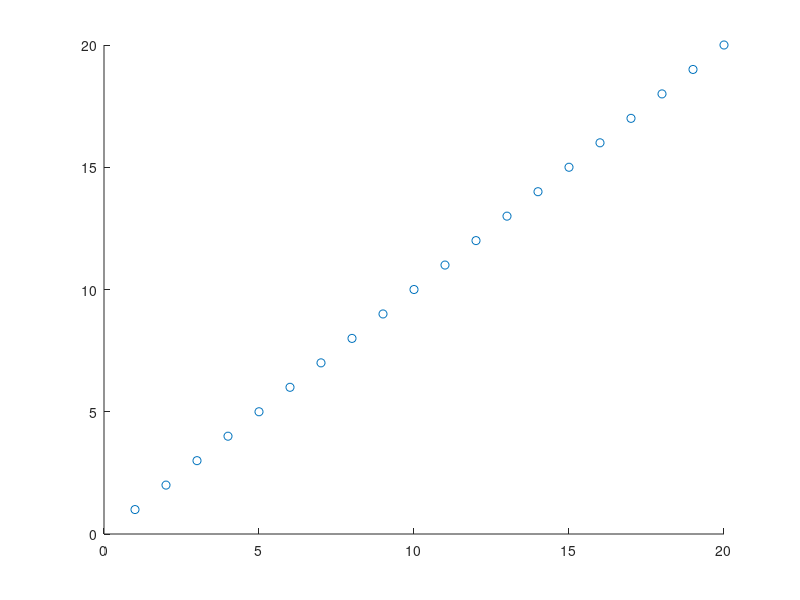

Source code (MATLAB):
function TrainingProject1

    trainingData = csvread('Training Project CSV - Sheet1.csv'); 
    x = trainingData(:, 1);
    y = trainingData(:, 2); 
    scatter(x, y) 

%b = uibutton(app.UIFigure); 
%b.ButtonPushedFcn = @app.mybuttonpress; 
end 

%function mybuttonpress(app, src, event)
%    myImage = imread(NeuronLinkedIn.jpeg);  
%   imshow(myImage); 
%end
%%%